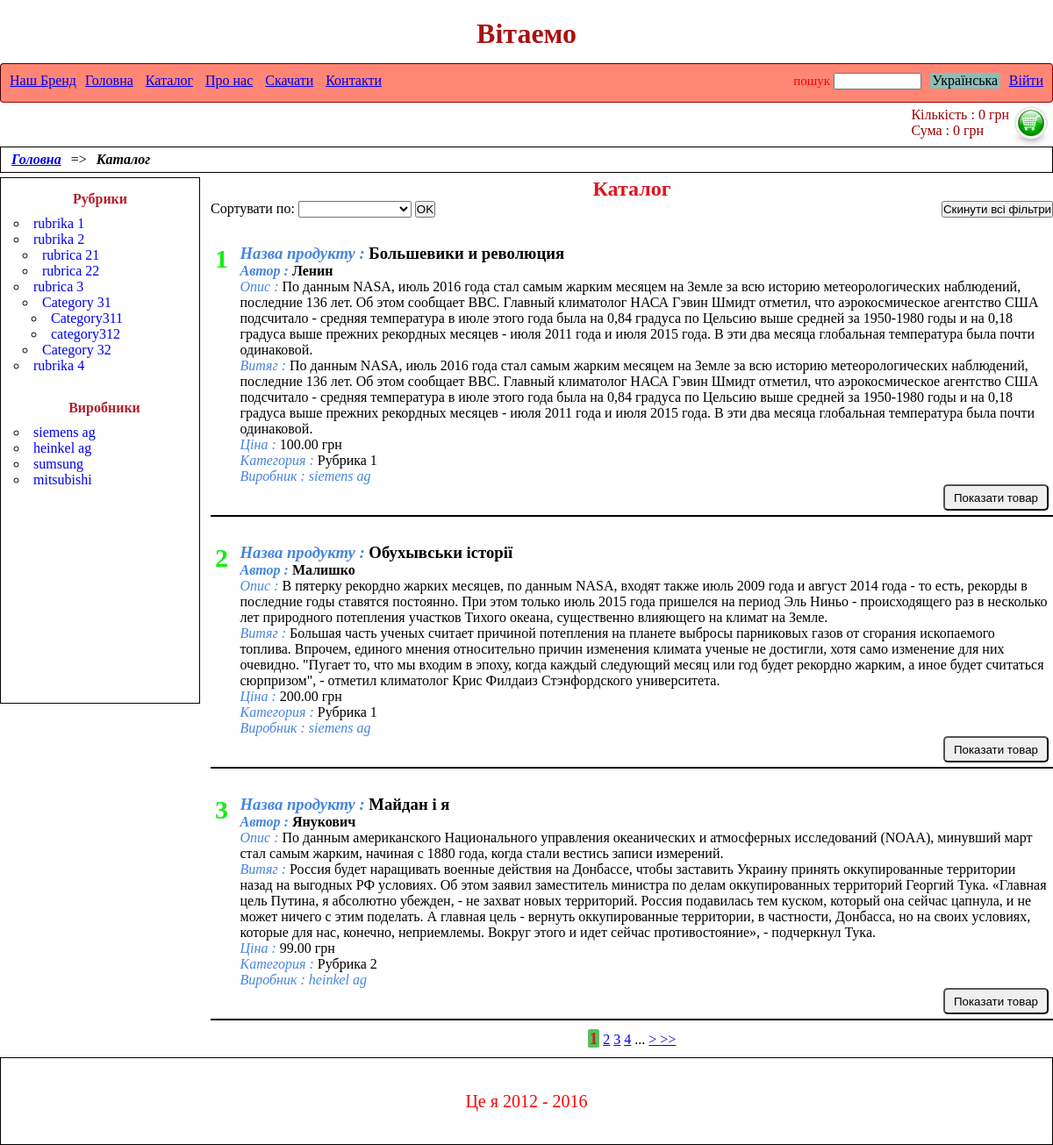
/catalog, run on the app's committed database.
### tables this page shows
CREATE TABLE `categories` (
  `id` int(10) UNSIGNED NOT NULL,
  `title` varchar(50) NOT NULL,
  `parent_id` int(11) UNSIGNED NOT NULL,
  `eng_translit_title` varchar(50) NOT NULL
);

CREATE TABLE `manufacturers` (
  `id` int(10) UNSIGNED NOT NULL,
  `translitedInEngTitle` varchar(255) NOT NULL,
  `originTitle` varchar(255) NOT NULL,
  `url` varchar(255) NOT NULL
);

CREATE TABLE `products` (
  `id` int(11) UNSIGNED NOT NULL,
  `author` varchar(50) NOT NULL,
  `title` varchar(50) NOT NULL,
  `description` text NOT NULL,
  `body` text NOT NULL,
  `price` decimal(12,2) NOT NULL,
  `cat_id` int(11) UNSIGNED DEFAULT NULL,
  `manf_id` int(11) UNSIGNED DEFAULT NULL,
  `images` text
);

### app/protected/controllers/catalog.php (called while the page is built, shortened)
<?php
class Catalog  extends BaseController
{
    public function index()
    {
        $leftCatalogtMenu = (new Categories())->getLeftCataloglMenu();
        $catalogModel= new DB_Catalog();
        $catalogResults = $catalogModel->getCatalog();
        $manufacturersList = $catalogModel->getManufacturers();
        $pages = $catalogModel->countPages();
        return ['view'=>'customer/catalog.php', 'leftCatalogMenu' => $leftCatalogtMenu, 'catalogResults'=>$catalogResults,
        'manufacturersList' => $manufacturersList, 'pages' => $pages];
    }
}

### app/core/application.php (called while the page is built, shortened)
<?php
class Application extends MainDispatcher {
    public function runController($controller){
        $action = $controller[1];
        $contr = new $name_contr($controller);
        $data=call_user_func(array($contr, $action));
        return $data;
    }
}

### public/index.php (called while the page is built, shortened)
<?php
$router = new Application();
$controller=$router->getController();
$data_and_view = $router->runController($controller);
$template_folder = $router->findAppropriateTemplate($view);
require_once PATH_SITE."/resources/".$template_folder."/index.php";

### app/core/database.php (called while the page is built, shortened)
<?php
class DataBase {
    function __construct(){
     try{
           $this->conn = new \PDO('mysql:dbname='.NAME_BD.';host='.HOST.'', USER, PASSWORD, array(\PDO::MYSQL_ATTR_INIT_COMMAND => 'SET NAMES\'UTF8\''));
        }catch(\PDOException $e) {die("Ошибка соединения с базой или хостом:".$e->getMessage());}
    }
}
?>

### resources/template/index.php (called while the page is built, shortened)
<?php
    require_once "header.php";
    $view=$router->getView($view);
    include_once ($view);
    require_once "footer.php";

### resources/languages/uk.php (called while the page is built, shortened)
<?php
$main_page = "Головна";
$ukr_currency = "грн";
$catalog = "Каталог";
$categoriesTitles ="Рубрики";
$manufacturersTitles = "Виробники";
$author = "Автор";
$product_title = "Назва продукту";
$description = "Опис";
$body = "Витяг";
$price = "Ціна";
$manufacturer = "Виробник";
$displayItem="Показати товар";
$resetAllFilters = "Скинути всі фільтри";
$sortDueTo ="Сортувати по";
?>

### app/protected/models/db_catalog.php (called while the page is built, shortened)
<?php
class DB_Catalog extends DataBase
{
    private $amount;
    private $page;
    private $category;
    private $manufacturer;
    public function __construct($in_admin=false)
    {
        $this->amount = ($in_admin)? AMOUNTONPAGEADMIN: AMOUNTONPAGE;
        $this->page = (isset($_GET['p']))? $_GET['p']: 1;
        $this->category='';
        $this->manufacturer='';
    }
    public function getCatalog()
    {
        $page= ($this->page-1)*$this->amount;
        $this->order='';
        $sql="SELECT `p`.`id` AS product_id , `p`.`author`, `p`.`title` as product_title , `p`.`description`, `p`.`body`,
              `p`.`price`, `p`.`cat_id` AS `product_cat_id`, `p`.`manf_id`, `p`.`images`, `c`.`id` AS `category_id`, `c`.`title` AS category_title ,
              `c`.`eng_translit_title`, `c`.`parent_id`, `m`.`id` as manufacturer_id , `m`.`originTitle` AS manufacturer_title
               FROM `products` `p` LEFT JOIN `categories` `c` ON `p`.`cat_id` = `c`.`id` LEFT JOIN `manufacturers` `m`
               ON `p`.`manf_id` = `m`.`id` ".$this->category.$this->manufacturer.$this->order."
               LIMIT ?, ".$this->amount;
        $stmt = $this->conn->prepare($sql);
        $stmt->bindParam(1, $page, \PDO::PARAM_INT);
        $stmt->execute();
        $result= $stmt->fetchAll();
        foreach ($result as $key=> $value){
            $startingLineNumber =(!isset($startingLineNumber))? ($this->page-1)*$this->amount+1: $startingLineNumber+1;
            $result[$key]->startingLineNumber= $startingLineNumber;
        }
        return $result;
    }
    public function countPages()
    {
        $sql= "SELECT COUNT(`p`.`id`) AS number FROM `products` `p` LEFT JOIN
              `categories` `c` ON `p`.`cat_id` = `c`.`id` LEFT JOIN `manufacturers` `m` ON `p`.`id` = `m`.`id` ".$this->category.$this->manufacturer;
        $res= $this->conn->query($sql);
        $res= $res->fetch();
        $pages= ceil($res->number/$this->amount);
        return $pages;
    }
    public function getManufacturers(){
        $sql ="SELECT `id`, `translitedInEngTitle`, `originTitle` FROM `manufacturers`";
        $res= $this->conn->query($sql);
        $manufacturers= $res->fetchAll();
        return $manufacturers;
    }
}

### app/lib/HelperService.php (called while the page is built, shortened)
<?php
class HelperService {
    public static function prozessLangArray()
    {
        $langs = [];
        foreach (LANG as $ln) {
            $arr = explode('=>', $ln);
            $key = trim($arr[0], ' ');
            $value = trim($arr[1], ' ');
            $langs[$key] = $value;
        }
        return $langs;
    }
    public static function getRidOfRepeatedItemsInUrl($item = ''){
        $url = $_SERVER['REQUEST_URI'];
        $url= trim($url, '/');
        $url= explode('?', $url);
        $url= $url[0];
        $i=0;
        $question_mark= strpos($url, '?');
        if($question_mark){$url = $url.'&';} else {$url = $url.'?';}
        return $url;
    }
}

### resources/customer/catalog.php (the view, shortened to what this page needs)
<section class="breadcrumbs">
    <a href="/" class="breadcrumb__item"><?= $main_page ?></a>  => <span class="breadcrumb__item--current"><?=  $catalog ?></span>
</section>
<section class="left-menu">
<h4 class="left-menu__header"><?= $categoriesTitles ?></h4>
    <?= $leftCatalogMenu ?>
    <div class="left-menu__manufacturers-block">
        <h4 class="left-menu__header-manufacturers"><?= $manufacturersTitles ?></h4>
        <ul class="left-catalog-menu">
            <?php foreach($manufacturersList as $manuf): ?>
                <li><a href="/catalog?manufacturer=<?= $manuf->translitedInEngTitle ?>" class="left-catalog-menu__link"><?= $manuf->originTitle ?></a></li>
            <?php endforeach; ?>
        </ul>
    </div>
</section>
<section class="content-zone ">
    <h2 class="content-zone__header"><?= $catalog ?></h2>
    <p>
        <form action="/catalog/index" id="reset_all" class="content-zone__reset-filters">
            <button><?= $resetAllFilters ?></button>
        </form>
        <?php if(!empty($catalog)) : ?>
        <form  method="GET" action="/catalog/index" class="sort-container">
            <label for="select"><?= $sortDueTo ?>: </label>
            <select size="1" name="order" id="select">
                <option value="default"></option>
                <option value="abc"><?= $aZ ?></option>
            </select>
            <input type="submit" value="OK">
        </form>
        <?php endif; ?>
    </p>
    <?php foreach ($catalogResults as $item) : ?>
        <article class="content-zone__item clearfix">
            <div class="content-zone__starting-line-number"><?= $item->startingLineNumber ?></div>
            <div class="content-zone__item-output">
                <h3><span class="content-zone__item-output-title"><?= $product_title ?> : </span> <?=$item->product_title ?></h3>
                <h4><span class="content-zone__item-output-title"><?= $author ?> : </span><?= $item->author ?></h4>
                <p><span class="content-zone__item-output-title"><?= $description ?> : </span><?= $item->description ?></p>
                <p><span class="content-zone__item-output-title"><?= $body ?> : </span><?= $item->body ?></p>
                <p><span class="content-zone__item-output-title"><?= $price ?> : </span><?= $item->price .' '.$ukr_currency?></p>
                <p><span class="content-zone__item-output-title"><?= $category ?> : </span><?= $item->category_title ?></p>
                <p><span class="content-zone__item-output-title"><?= $manufacturer ?> : <?= $item->manufacturer_title ?></span></p>
                <p><button class="content-zone__display-btn"><?= $displayItem ?></button></p>
            </div>
        </article>
    <?php endforeach; ?>
        <nav class="pagination">
            <?php
            $current = (isset($_GET['p']))? $_GET['p']: 1;
            for($i =0; $i<$pages; $i++): ?>
                <?php
                if($i> ($current-6) && $i<($current+4)): ?>
                    <?php if($i+1 == $current): ?>
                        <a href="<?php echo URL.\Lib\HelperService::getRidOfRepeatedItemsInUrl('p').'p='.($i+1); ?>" class="pagination__current-item-link" ><span class="pagination__current-item"><?php echo $i+1 ?></span>
                         <?php else:  ?>
                        <a href="<?php echo URL.\Lib\HelperService::getRidOfRepeatedItemsInUrl('p').'p='.($i+1); ?>" ><?php echo ($i+1); ?></a>
                        <?php  endif;
            endif; ?>
                <?php if($current<$pages): ?>
                    <?php if($i == $pages-1 && $pages>1 && $current<$pages) {  ?>...  <a href="<?php echo URL.\Lib\HelperService::getRidOfRepeatedItemsInUrl('p').'p='.($current+1) ?>"> > </a> <?php } ?>
                    <?php if($i==$pages-1){ ?>  <a href="<?php echo URL.\Lib\HelperService::getRidOfRepeatedItemsInUrl('p').'p='.$pages ?>"> >> </a> <?php } ?>
                <?php endif; ?>
            <?php endfor; ?>
        </nav>
</section>

### app/protected/models/categories.php (shortened to what this page needs)
<?php
class Categories extends DataBase
{
    private $categories;
    public  function __construct()
    {
        $sql = "SELECT `id`, `title`, `parent_id`, `eng_translit_title` FROM `categories`";
        $result = $this->conn->query($sql);
        $categories = $result->fetchAll();
        $this->categories = $categories;
    }
    public function getLeftCataloglMenu()
    {
        $leftMenu ="<ul class='left-catalog-menu'>";
        $leftMenu.= $this->printOutlLeftCatalogMenu();
        $leftMenu.= "</ul>";
        return $leftMenu;
    }
    protected function printOutlLeftCatalogMenu(  $parent = 0)
    {
        if(!isset($print)){$print='';}
        foreach($this->categories as $category){
            if($category->parent_id ==$parent ){
                $print.='<li  class="left-catalog-menu__item"><a href="'.URL.'catalog?category='. $category->title .'" class="left-catalog-menu__link">'.$category->eng_translit_title.'</a>' ;
                foreach($this->categories as $sub_cat){
                    if($sub_cat->parent_id == $category->id){
                        $flag = TRUE; break;
                    }
                }
                if(isset($flag)){
                    $print.= "<ul>";
                    $print.= $this->printOutlLeftCatalogMenu( $category->id);
                    $print.= "</ul>";
                    $print.= "</li>";
                } else{
                    $print.="</li>";
                }
            }
        }
        return $print;
    }
}

### data on the page
categories: eng_translit_title "rubrika 1"
categories: eng_translit_title "rubrika 2"
categories: eng_translit_title "rubrica 21"
categories: eng_translit_title "rubrica 22"
categories: eng_translit_title "rubrica 3"
categories: eng_translit_title "Category 31"
categories: eng_translit_title "Category311"
categories: eng_translit_title "category312"
categories: eng_translit_title "Category 32"
categories: eng_translit_title "rubrika 4"
manufacturers: originTitle "siemens ag"
manufacturers: originTitle "heinkel ag"
manufacturers: originTitle "sumsung"
manufacturers: originTitle "mitsubishi"
products: startingLineNumber "1", title "Большевики и революция", author "Ленин", description "По данным NASA, июль 2016 года стал самым жарким месяцем на Земле за всю историю метеорологических наблюдений, последние 136 лет. Об этом сообщает ВВС. Главный климатолог НАСА Гэвин Шмидт отметил, что аэрокосмическое агентство США подсчитало - средняя температура в июле этого года была на 0,84 градуса по Цельсию выше средней за 1950-1980 годы и на 0,18 градуса выше прежних рекордных месяцев - июля 2011 года и июля 2015 года. В эти два месяца глобальная температура была почти одинаковой.", body "По данным NASA, июль 2016 года стал самым жарким месяцем на Земле за всю историю метеорологических наблюдений, последние 136 лет. Об этом сообщает ВВС. Главный климатолог НАСА Гэвин Шмидт отметил, что аэрокосмическое агентство США подсчитало - средняя температура в июле этого года была на 0,84 градуса по Цельсию выше средней за 1950-1980 годы и на 0,18 градуса выше прежних рекордных месяцев - июля 2011 года и июля 2015 года. В эти два месяца глобальная температура была почти одинаковой.", price "100.00", categories.title "Рубрика 1", manufacturers.originTitle "siemens ag"
products: id "2", title "Обухывськи історії", author "Малишко", description "В пятерку рекордно жарких месяцев, по данным NASA, входят также июль 2009 года и август 2014 года - то есть, рекорды в последние годы ставятся постоянно. При этом только июль 2015 года пришелся на период Эль Ниньо - происходящего раз в несколько лет природного потепления участков Тихого океана, существенно влияющего на климат на Земле.", body "Большая часть ученых считает причиной потепления на планете выбросы парниковых газов от сгорания ископаемого топлива. Впрочем, единого мнения относительно причин изменения климата ученые не достигли, хотя само изменение для них очевидно. \"Пугает то, что мы входим в эпоху, когда каждый следующий месяц или год будет рекордно жарким, а иное будет считаться сюрпризом\", - отметил климатолог Крис Филдаиз Стэнфордского университета.", price "200.00", categories.title "Рубрика 1", manufacturers.originTitle "siemens ag"
products: id "3", title "Майдан і я", author "Янукович", description "По данным американского Национального управления океанических и атмосферных исследований (NOAA), минувший март стал самым жарким, начиная с 1880 года, когда стали вестись записи измерений.", body "Россия будет наращивать военные действия на Донбассе, чтобы заставить Украину принять оккупированные территории назад на выгодных РФ условиях. Об этом заявил заместитель министра по делам оккупированных территорий Георгий Тука. «Главная цель Путина, я абсолютно убежден, - не захват новых территорий. Россия подавилась тем куском, который она сейчас цапнула, и не может ничего с этим поделать. А главная цель - вернуть оккупированные территории, в частности, Донбасса, но на своих условиях, которые для нас, конечно, неприемлемы. Вокруг этого и идет сейчас противостояние», - подчеркнул Тука.", price "99.00", categories.title "Рубрика 2", manufacturers.originTitle "heinkel ag"

### other printed values
$welcome "Вітаемо"
$our_brand "Наш Бренд"
$main_page "Головна"
$catalog "Каталог"
$about_us "Про нас"
$download "Скачати"
$contacts "Контакти"
$enter_admin "Війти"
$search "пошук"
$amount "Кількість"
$ukr_currency "грн"
$sum "Сума"
$categoriesTitles "Рубрики"
$manufacturersTitles "Виробники"
$resetAllFilters "Скинути всі фільтри"
